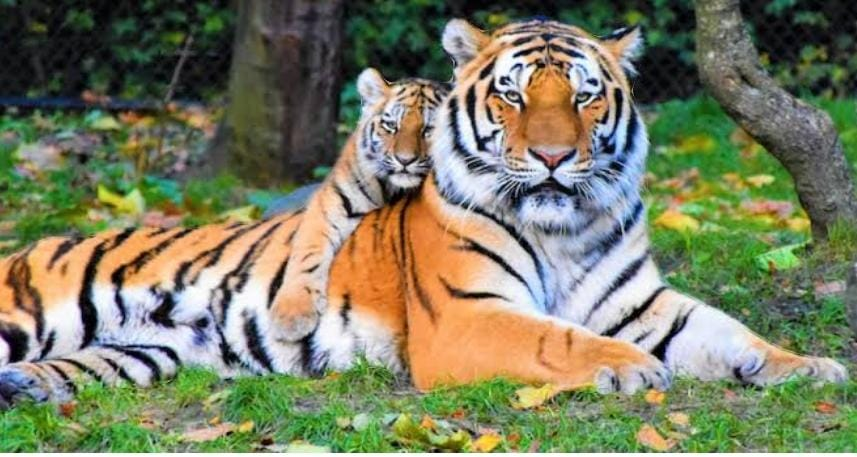
#> input picture WhatsApp Image 2024-06-30 at 11.58.37 AM.jpeg, 857 x 457 px, found by its file name
$ jupyter execute Colour_image_to_grayscale.ipynb   (shell and % lines are left out)
#> lines starting #> are read from the running program, lines starting #| are printed output that depends on the picture
<a href="https://colab.research.google.com/github/Samridhirawat/COLORED-PHOTO-CONVERTED-INTO-GREY-SCALE/blob/main/Colour_image_to_grayscale.ipynb" target="_parent"></a>

[cell 1]
import cv2
from google.colab.patches import cv2_imshow

# Ensure the path to your image is correct
img_path = '/content/WhatsApp Image 2024-06-30 at 11.58.37 AM.jpeg'
# Load the image, handling potential errors
img = cv2.imread(img_path)
#> img is the input picture: shape (457, 857, 3); mean B, G, R 99.3, 125.8, 123.3

if img is None:
    print("Error: Could not read the image. Check the file path and format.")
else:
    # Convert the image to grayscale
    gray_image = cv2.cvtColor(img, cv2.COLOR_BGR2GRAY)
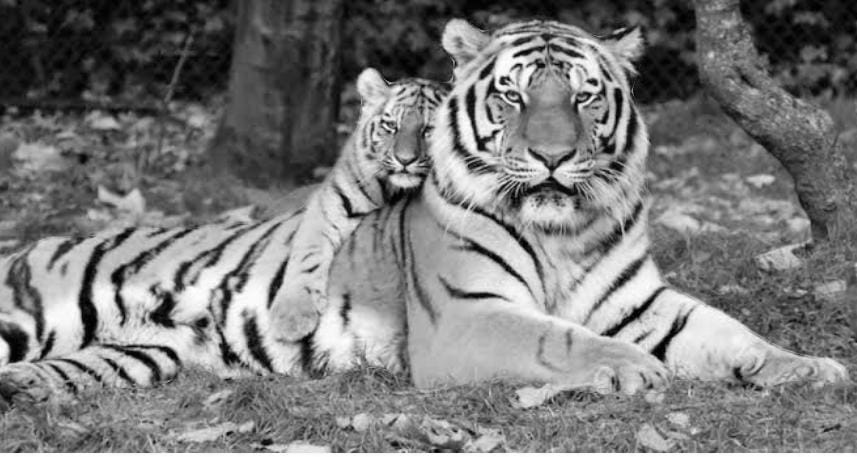
#> gray_image: shape (457, 857); min 0, max 255, mean 122

    # Display the grayscale image
    cv2_imshow(gray_image)
    cv2.waitKey(0)
    cv2.destroyAllWindows()
